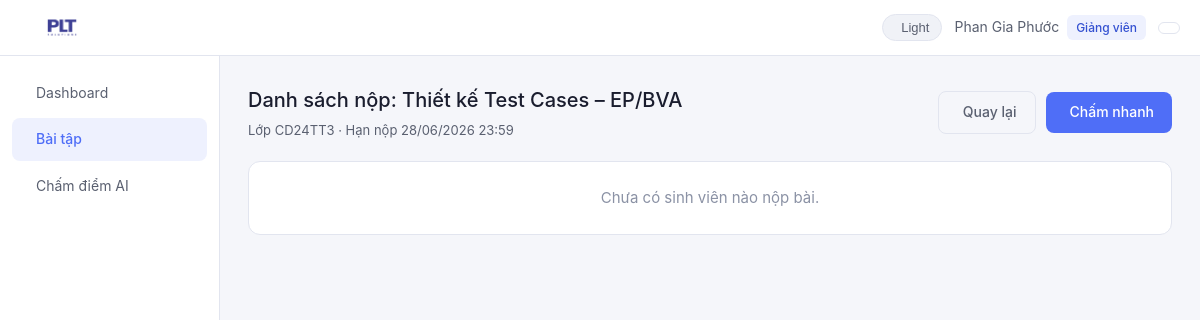
/assignments.php?action=view&id=1 (signed in), run on the app's committed database.
### tables this page shows
CREATE TABLE assignments (
    id INT AUTO_INCREMENT PRIMARY KEY,
    title VARCHAR(200) NOT NULL,
    description TEXT,
    deadline DATETIME NOT NULL,
    class VARCHAR(50) NOT NULL,
    file_types VARCHAR(100) DEFAULT 'csv,xlsx,pdf',
    teacher_id INT NOT NULL,
    created_at TIMESTAMP DEFAULT CURRENT_TIMESTAMP,
    FOREIGN KEY (teacher_id) REFERENCES users(id)
);

### includes/auth.php (called while the page is built, shortened)
<?php
function isTeacher() {
    return ($_SESSION['role'] ?? '') === 'teacher';
}

### assignments.php (the view, shortened to what this page needs)
<?php
require_once __DIR__ . '/includes/auth.php';
$db = getDB();
$action = $_GET['action'] ?? 'list';
$uid = $_SESSION['user_id'];
$assignmentDetail = null;
$assignmentSubs = [];
$assign_id = (int)($_GET['id'] ?? 0);
if ($action === 'view' && isTeacher()) {
    if ($assign_id) {
        $stmt = $db->prepare('SELECT * FROM assignments WHERE id=? AND teacher_id=?');
        $stmt->execute([$assign_id, $uid]);
        $assignmentDetail = $stmt->fetch();
    }
    $stmt = $db->prepare('SELECT s.*, u.name AS student_name, u.student_id AS student_no, g.score, g.feedback FROM submissions s JOIN users u ON u.id=s.student_id LEFT JOIN grades g ON g.submission_id=s.id WHERE s.assignment_id=? ORDER BY s.submitted_at DESC');
    $stmt->execute([$assign_id]);
    $assignmentSubs = $stmt->fetchAll();
}
require_once __DIR__ . '/includes/header.php';
?>
<?php if ($action === 'create' && isTeacher()): ?>
<div class="page-header">
  <div class="page-title">Tạo bài tập mới</div>
  <a href="/assignhub/assignments.php" class="btn btn-ghost"><i class="ti ti-arrow-left"></i> Quay lại</a>
</div>
<div class="card" style="max-width:620px">
  <form method="POST">
    <div class="form-group">
      <label class="form-label">Tên bài tập *</label>
      <input type="text" name="title" class="form-control" placeholder="VD: Thiết kế test cases EP/BVA" required>
    </div>
    <div class="form-group">
      <label class="form-label">Mô tả</label>
      <textarea name="description" class="form-control" placeholder="Hướng dẫn, yêu cầu bài tập..."></textarea>
    </div>
    <div class="form-group">
      <label class="form-label">Lớp *</label>
      <input type="text" name="class" class="form-control" placeholder="CD24TT3" required value="CD24TT3">
    </div>
    <div class="form-group">
      <label class="form-label">Hạn nộp *</label>
      <input type="datetime-local" name="deadline" class="form-control" required>
    </div>
    <div class="form-group">
      <label class="form-label">Loại file cho phép</label>
      <input type="text" name="file_types" class="form-control" value="csv,xlsx" placeholder="csv,xlsx,pdf">
      <div class="form-hint">Phân cách bằng dấu phẩy</div>
    </div>
    <div class="gap-row">
      <button type="submit" class="btn btn-primary"><i class="ti ti-plus"></i> Tạo bài tập</button>
      <a href="/assignhub/assignments.php" class="btn btn-ghost">Hủy</a>
    </div>
  </form>
</div>
<?php elseif ($action === 'view' && isTeacher()): ?>
<div class="page-header">
  <div>
    <div class="page-title">Danh sách nộp: <?= htmlspecialchars($assignmentDetail['title']) ?></div>
    <div style="font-size:13px;color:var(--text2);margin-top:4px">Lớp <?= htmlspecialchars($assignmentDetail['class']) ?> · Hạn nộp <?= date('d/m/Y H:i', strtotime($assignmentDetail['deadline'])) ?></div>
  </div>
  <div class="gap-row">
    <a href="/assignhub/assignments.php" class="btn btn-ghost"><i class="ti ti-arrow-left"></i> Quay lại</a>
    <a href="/assignhub/grading.php?assignment_id=<?= $assignmentDetail['id'] ?>" class="btn btn-primary"><i class="ti ti-robot"></i> Chấm nhanh</a>
  </div>
</div>
<div class="list-card">
  <?php if (empty($assignmentSubs)): ?>
  <div style="padding:24px;text-align:center;color:var(--text3)">Chưa có sinh viên nào nộp bài.</div>
  <?php endif; ?>
</div>
<?php endif; ?>
<?php require_once __DIR__ . '/includes/footer.php'; ?>

### assets/css/style.css (style rules this page uses)
:root { --bg: #f5f6fa; --surface: #ffffff; --surface2: #f0f2f7; --text: #1a1d2e; --text2: #5a6070; --text3: #8b92a5; --accent: #4f6ef7; --accent-bg: #eef1fe; --accent-text: #3451d1; --success: #22c55e; --success-bg: #f0fdf4; --success-text: #166534; --warning: #f59e0b; --warning-bg: #fffbeb; --warning-text: #92400e; --danger: #ef4444; --danger-bg: #fef2f2; --danger-text: #991b1b; --border: #e2e5ef; --radius: 12px; --sidebar-w: 220px; --topbar-h: 56px; }
*, *::before, *::after { box-sizing: border-box; margin: 0; padding: 0; }
body { font-family: -apple-system, BlinkMacSystemFont, 'Segoe UI', sans-serif; background: var(--bg); color: var(--text); font-size: 15px; line-height: 1.6; transition: background .25s, color .25s; }
a { color: inherit; text-decoration: none; }
.btn { display: inline-flex; align-items: center; gap: 6px; padding: 9px 18px; border-radius: 8px; font-size: 14px; font-weight: 500; cursor: pointer; transition: all .2s; border: none; }
.btn-primary { background: var(--accent); color: #fff; }
.btn-ghost { background: transparent; color: var(--text2); border: 1px solid var(--border); }
.page-header { display: flex; align-items: center; justify-content: space-between; margin-bottom: 20px; }
.page-title { font-size: 20px; font-weight: 500; }
.list-card { background: var(--surface); border: 1px solid var(--border); border-radius: var(--radius); overflow: hidden; }
.gap-row { display: flex; gap: 10px; align-items: center; }

### data on the page
assignments: title "Thiết kế Test Cases – EP/BVA", class "CD24TT3", deadline "28/06/2026 23:59"

### other printed values
$_SESSION['name'] "Phan Gia Phước"
t('Giảng viên') "Giảng viên"
